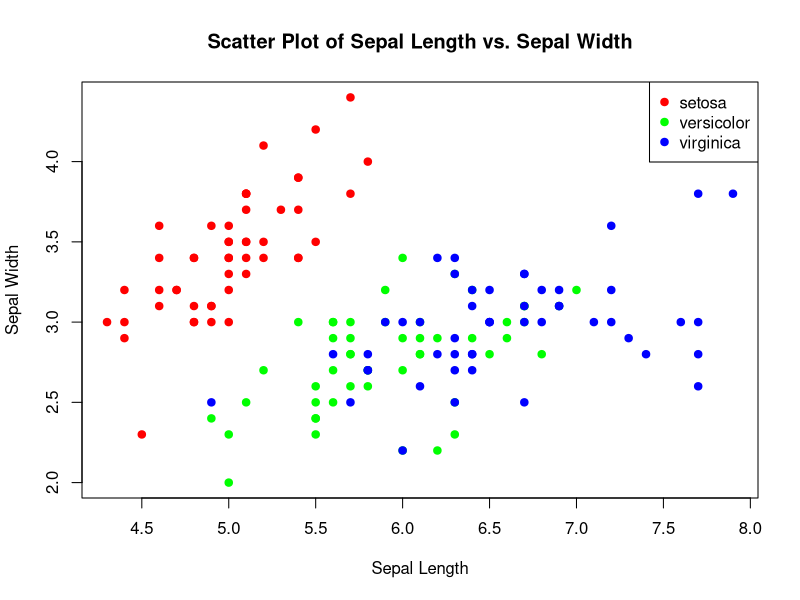

The R source for this figure:
data(iris)
species_colors <- c("setosa" = "red", "versicolor" = "green", "virginica" = "blue")
plot(iris$Sepal.Length, iris$Sepal.Width,
     col = species_colors[iris$Species],
     pch = 19, # Use solid circle points
     xlab = "Sepal Length",
     ylab = "Sepal Width",
     main = "Scatter Plot of Sepal Length vs. Sepal Width")
legend("topright",
       legend = levels(iris$Species),
       col = species_colors,
       pch = 19)
